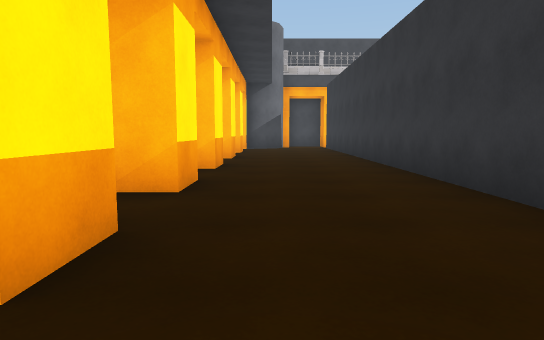
View 1 (above)

24 first-person views from a walk through a Unity game level. The camera is 1.2 m above the floor, tilts 6° down and sees 75° across. The floor is counted in squares, 1.89 m on a side. Each view is taken from the middle of a square. On the plan, view 1 faces up. The plan holds only what a view shows up to about 10 squares ahead; the rest is blank. The player character is not drawn. Some surface patterns are stand-ins.

View 2
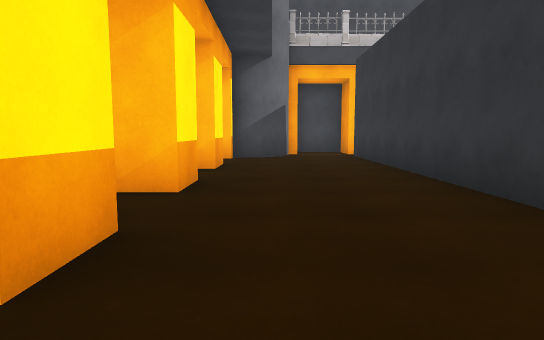

View 3
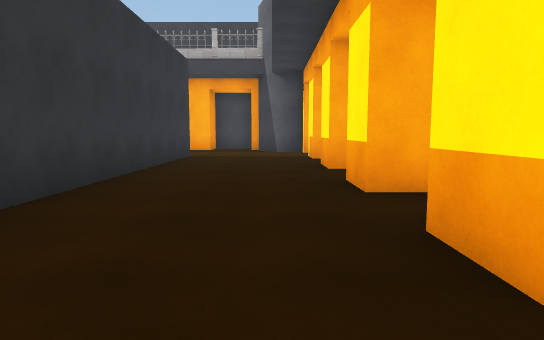

View 4
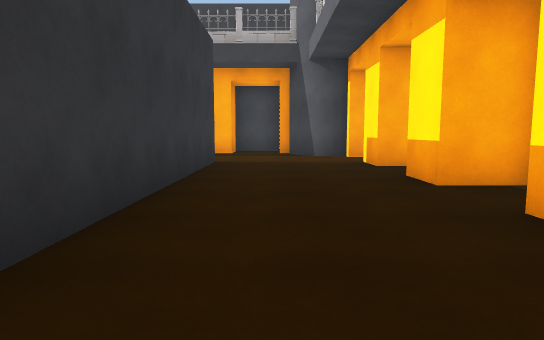

View 5
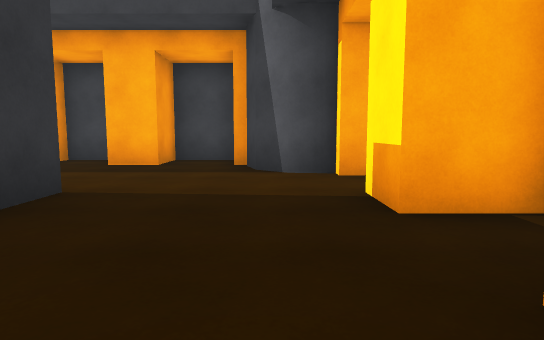

View 6
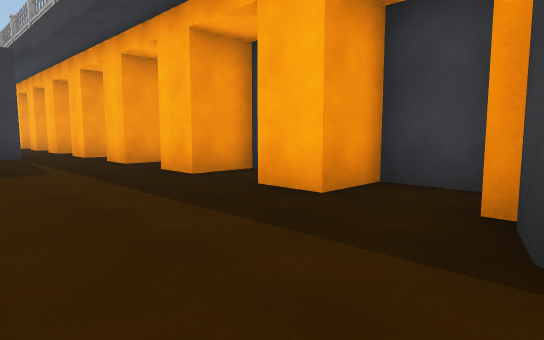

View 7
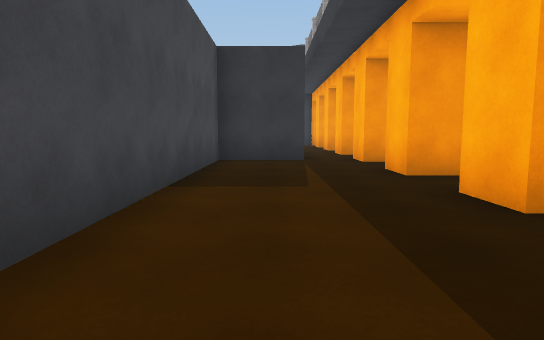

View 8
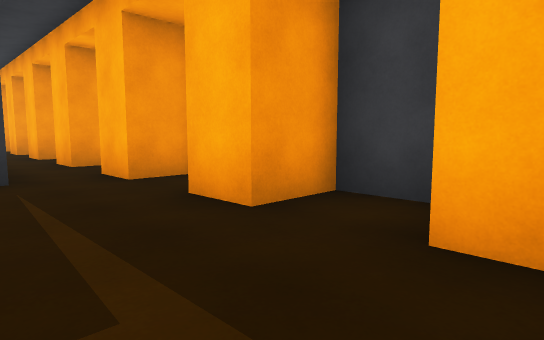

View 9
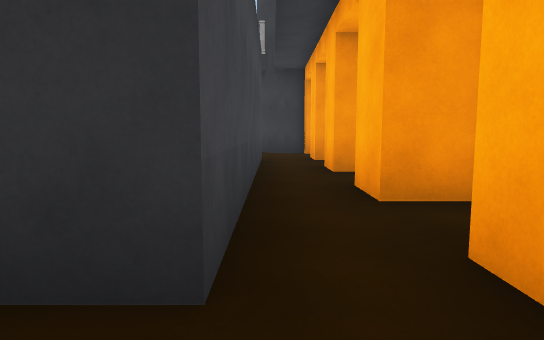

View 10
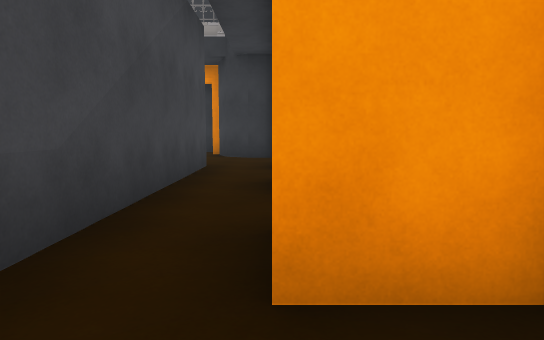

View 11
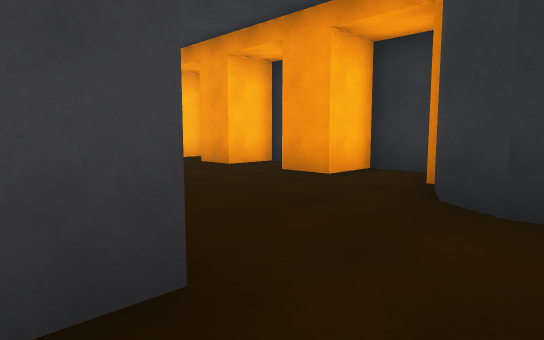

View 12
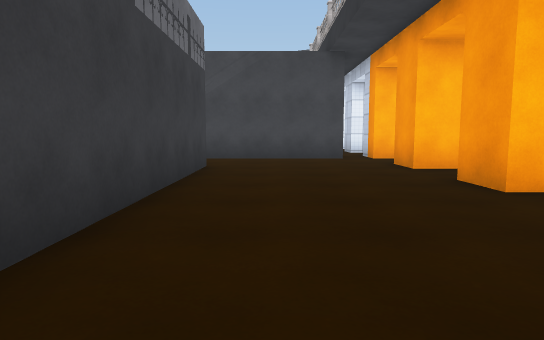

View 13
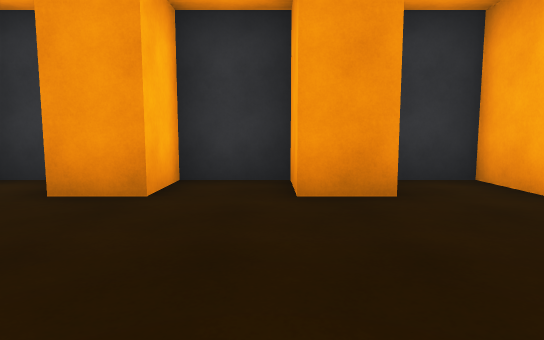

View 14
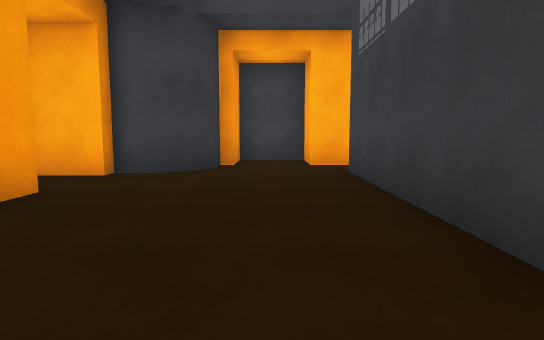

View 15
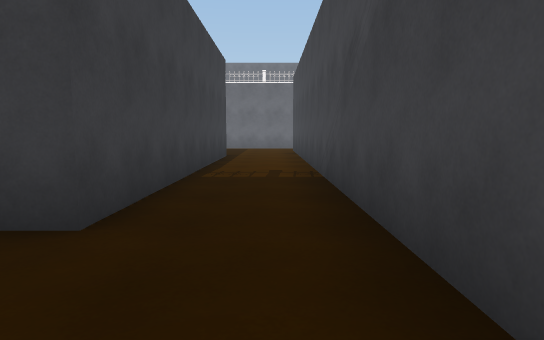

View 16
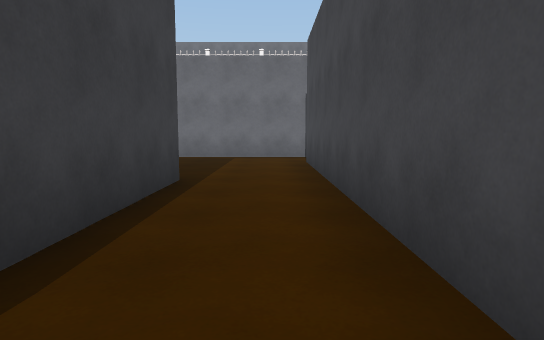

View 17
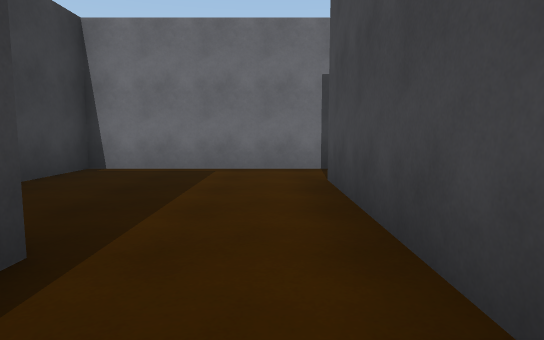

View 18
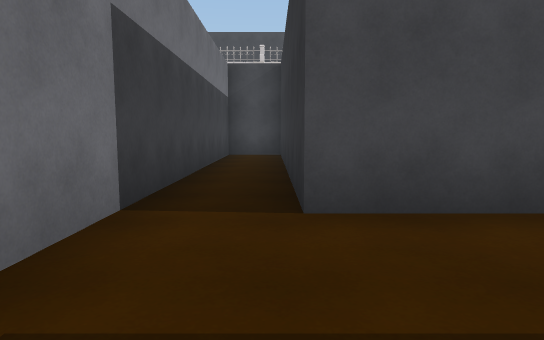

View 19
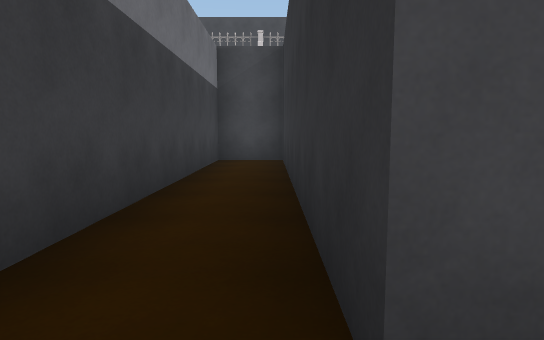

View 20
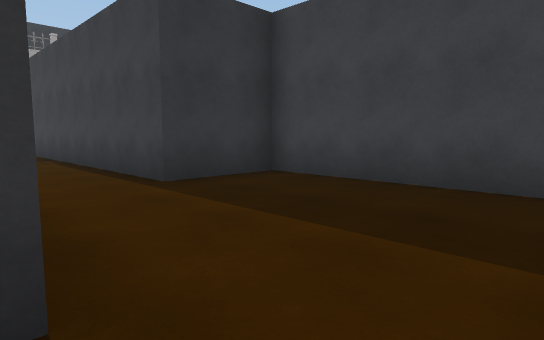

View 21
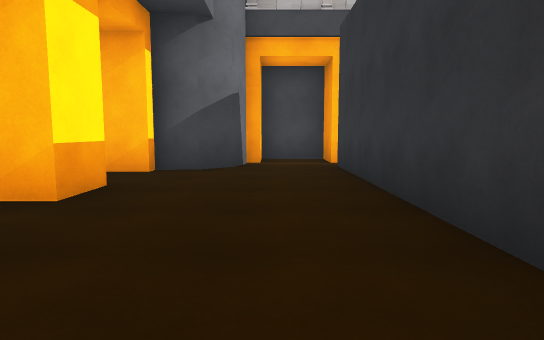

View 22
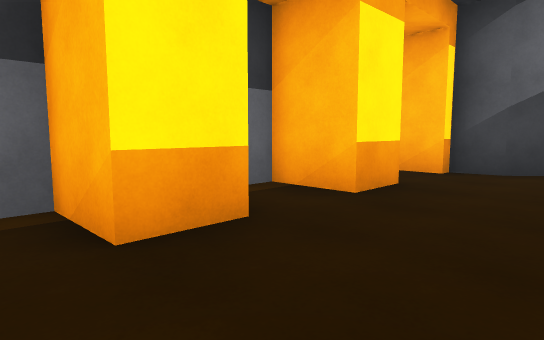

View 23
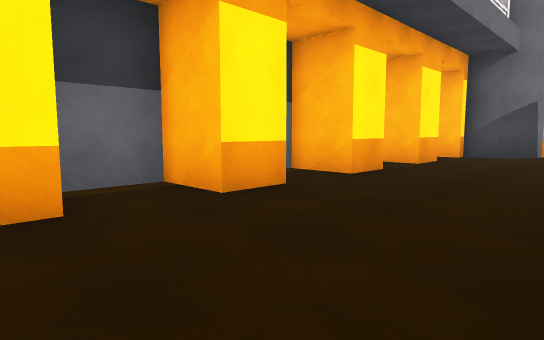

View 24
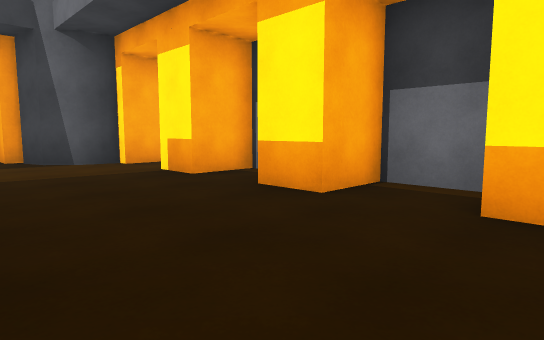

### Floor plan
Points are (right, up) in squares from view 1. A wall is a line through its corners. A room is listed if a view was taken in it or the views show most of it. See-through windows are left out.
Room 1 (views 1, 2, 3, 4, 5, 6, 7, 8, 9, 10, 11, 21, 22, 23, 24)
walls: (2.3, -3.8) (2.3, 14.8); (-2.2, 1) (-2.2, -0.3) (-1, -0.3) (-1, -1.3); (-1.8, 2.3) (-1, 2.3) (-1, 1.2); (-2.4, -2.8) (-1, -2.8) (-1, -3.8); (-1, 4.9) (-1, 3.8) (-1.8, 3.8); (-1.9, -5.2) (-1, -5.2) (-1, -5.5) (-0.3, -5.6) (0.3, -6.1) (0.5, -6.9); (0.8, -7) (0.8, -7.5); (-1, 7.4) (-1, 6.3) (-2.2, 6.3) (-2.2, 5); (0.9, -8.3) (2.3, -8.3) (2.3, -7) (3.2, -7); (3.8, -8.3) (7.2, -8.3) (7.2, -7) (8.2, -7); (4.7, -8.4) (4.7, -7) (5.8, -7); (-1, 9.9) (-1, 8.8) (-2.2, 8.8); (9.7, -8) (9.7, -7) (10.8, -7); (-1, 12.4) (-1, 11.3) (-2.2, 11.3) (-2.2, 10.8); (12.2, -8) (12.2, -7) (13.2, -7); (-0.9, 13.8) (-1.8, 13.8); (14.6, -7) (15.8, -7); (0.5, 15.3) (0.3, 14.6) (-0.3, 14.1) (-1, 14); (2.3, 15.5) (2.3, 16.6) (0.8, 16.6) (0.8, 15.5); (17.8, -5.8) (10.2, -5.8) (10.2, -3.8) (3.5, -3.8)
ways out: opening at (17, -6.5) to room 2
Room 2 (views 12, 13, 14, 15)
walls: (22.7, -1.3) (21.5, -1.3) (21.5, -0.3) (22.7, -0.3); (22.9, -3.8) (21.5, -3.8) (21.5, -2.8) (22.7, -2.8); (21.4, -5.2) (22.5, -5.2); (22.8, -4.9) (22.8, 1.2) (21.5, 1.2) (21.5, 2.2); (17.8, 1.8) (17.8, -5.8); (20, -7) (20, -6.4) (20.4, -5.8) (21, -5.5) (21.6, -5.6); (17.2, -7) (18.2, -7) (18.2, -8.3) (19.7, -8.3) (19.7, -7); (22.8, 3) (22.8, 3.8); (20.9, 3.8) (18.4, 3.8); (22.1, 3.8) (21.5, 3.8)
ways out: opening at (17, -6.5) to room 1; opening at (17.5, 2.5) to room 3; opening at (21, 4)
Room 3 (views 16, 17, 18, 19, 20)
walls: (7.2, 11.3) (5.8, 11.3) (5.8, -0.3) (10.2, -0.3) (10.2, 1.8) (17.8, 1.8); (18.4, 3.8) (7.2, 3.8) (7.2, 11)
ways out: opening at (17.5, 2.5) to room 2

Where each view was taken, in squares from view 1:
view 1: 0 up, 0 right, facing up
view 2: 5 up, 0 right, facing up
view 3: 6 up, 0 right, facing down
view 4: 4 up, 1 right, facing down
view 5: 0 up, 0 right, facing down
view 6: 4 down, 0 right, facing down-right
view 7: 5 down, 2 right, facing right
view 8: 5 down, 5 right, facing down-right
view 9: 6 down, 9 right, facing right
view 10: 7 down, 11 right, facing right
view 11: 7 down, 17 right, facing up-right
view 12: 5 down, 19 right, facing up
view 13: 0 up, 18 right, facing right
view 14: 0 up, 19 right, facing down
view 15: 3 up, 20 right, facing left
view 16: 3 up, 15 right, facing left
view 17: 3 up, 12 right, facing left
view 18: 1 up, 7 right, facing up
view 19: 3 up, 7 right, facing up
view 20: 4 up, 6 right, facing down-right
view 21: 8 up, 1 right, facing up
view 22: 8 up, 1 right, facing up-left
view 23: 4 up, 2 right, facing up-left
view 24: 2 up, 2 right, facing down-left
